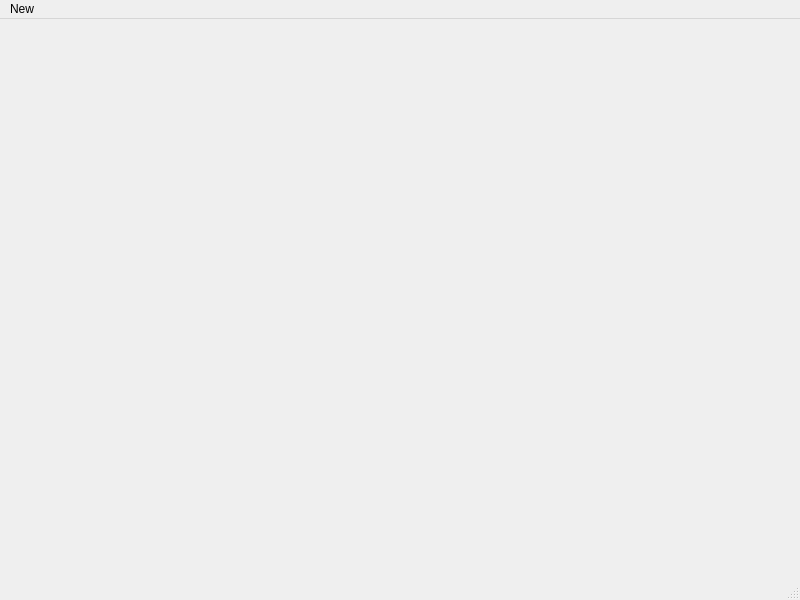
<?xml version="1.0" encoding="UTF-8"?>
<ui version="4.0">
 <class>MainWindow</class>
 <widget class="QMainWindow" name="MainWindow">
  <property name="geometry">
   <rect>
    <x>0</x>
    <y>0</y>
    <width>800</width>
    <height>600</height>
   </rect>
  </property>
  <property name="minimumSize">
   <size>
    <width>600</width>
    <height>450</height>
   </size>
  </property>
  <property name="windowTitle">
   <string>TSDB Explorer</string>
  </property>
  <widget class="QWidget" name="centralwidget"/>
  <widget class="QMenuBar" name="menubar">
   <property name="geometry">
    <rect>
     <x>0</x>
     <y>0</y>
     <width>800</width>
     <height>23</height>
    </rect>
   </property>
   <widget class="QMenu" name="menuNew">
    <property name="title">
     <string>New</string>
    </property>
    <addaction name="actionNewDataSource"/>
   </widget>
   <addaction name="menuNew"/>
  </widget>
  <widget class="QStatusBar" name="statusbar"/>
  <action name="actionNewDataSource">
   <property name="text">
    <string>Data Source</string>
   </property>
  </action>
 </widget>
 <resources/>
 <connections/>
</ui>
